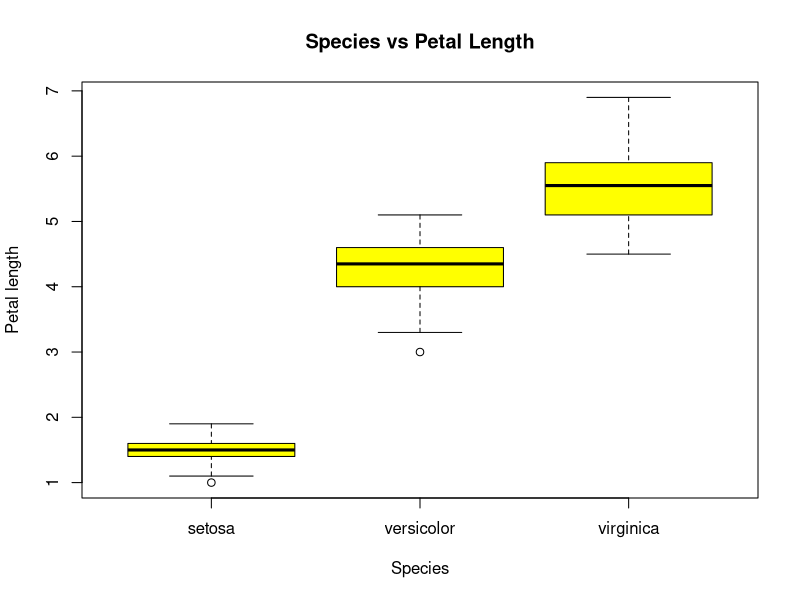
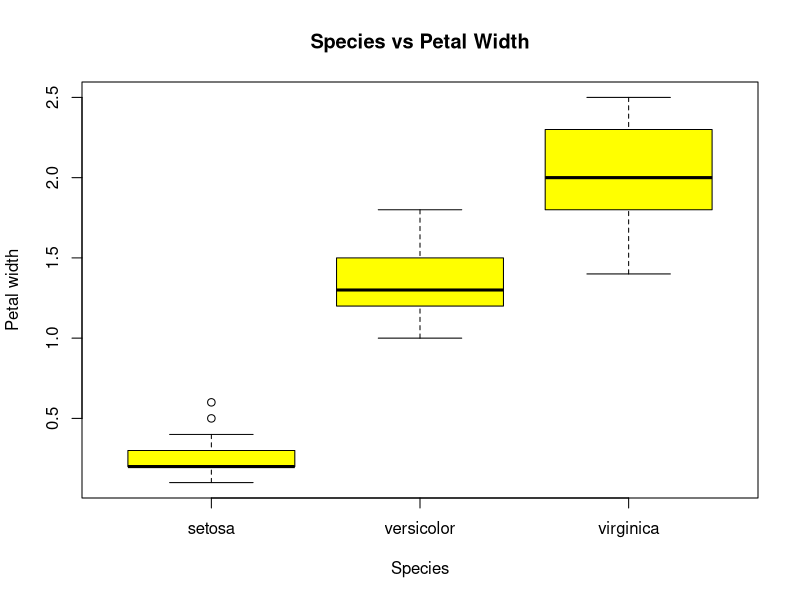
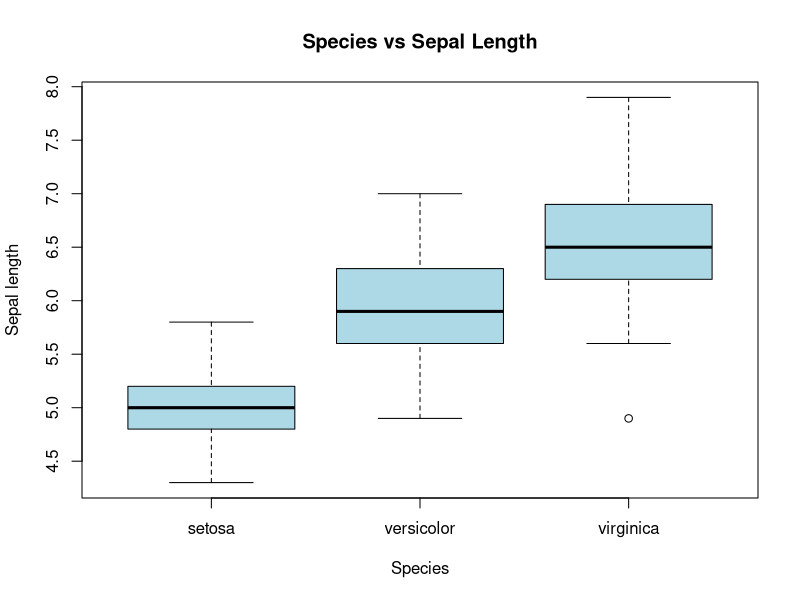
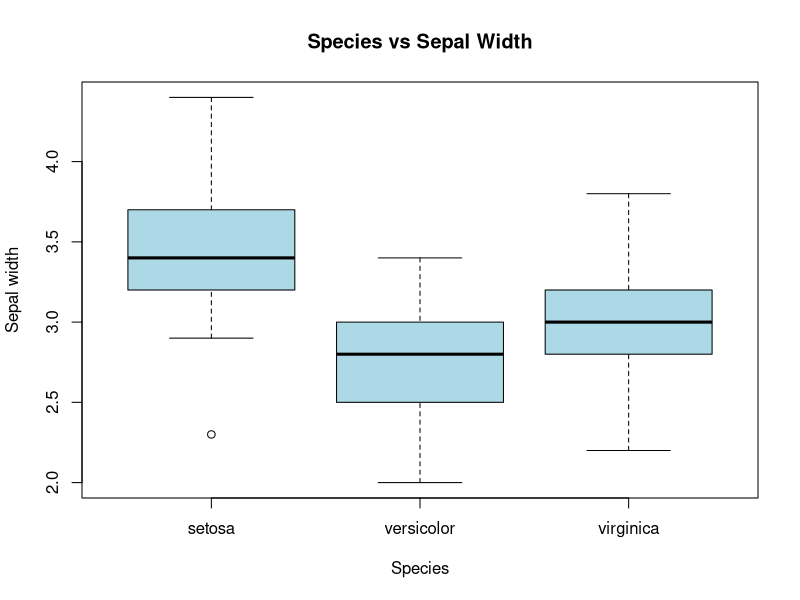
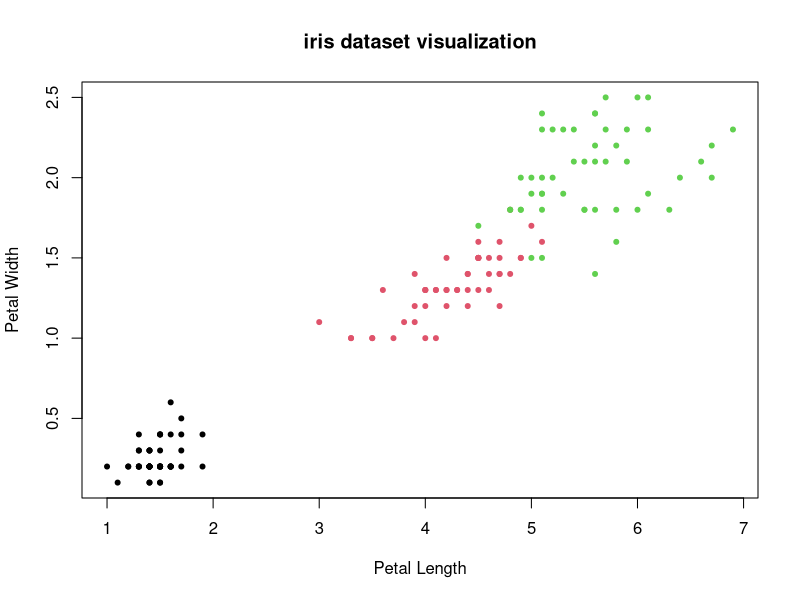

Reproduce these figures in R, in order. (Note: this script raises an error after producing the figures.)
data("iris")
# print(head(iris))

# (a) Visualise the data
plot(x = iris$Species, y = iris$Petal.Length, main = "Species vs Petal Length", col = "yellow", xlab = "Species", ylab = "Petal length")
plot(x = iris$Species, y = iris$Petal.Width, main = "Species vs Petal Width", col = "yellow", xlab = "Species", ylab = "Petal width")

plot(x = iris$Species, y = iris$Sepal.Length, main = "Species vs Sepal Length", col = "lightblue", xlab = "Species", ylab = "Sepal length")
plot(x = iris$Species, y = iris$Sepal.Width, main = "Species vs Sepal Width", col = "lightblue", xlab = "Species", ylab = "Sepal width")

plot(iris$Petal.Length, iris$Petal.Width, col=iris$Species, main="iris dataset visualization", pch = 20, xlab = "Petal Length", ylab = "Petal Width")

# (b) Perform K-Means Clustering selecting the best value of k and taking Euclidean distance
# as similarity measure. Check your algorithm with the following three conditions
# , visualize the clusters and note the difference
# i. Maximum number of iterations
# ii. Cluster centroid remains unchanged
# iii. Highest quality of cluster is reached.

KmeansFunc <- function(data, K, distFunc, iterations) {
  set.seed(123)
  centroids <- data[sample(nrow(data),3),]
  # print(centroids)
  
  max_iterations <- iterations
  centroid_updation <- TRUE
  clusters<-vector("list", nrow(data))
  
  while (max_iterations>0 && centroid_updation){
    for (row in 1:nrow(data)){
      x <- data[row,]
      min_distance <- Inf
      for(centroid in 1:K){
        selected_centroid <- centroids[centroid,]
        distance<-dist(rbind(x,selected_centroid), distFunc)
        
        if(distance < min_distance){
          clusters[row] <- centroid
          min_distance <- distance
        }
      }
    }
    
    old_centroids <- centroids
    
    # Centroid Updation
    for(row_centroid in 1:K){
      for(col_centroid in 1:ncol(data)){
        sum <- 0.0
        count <- 0.0
        average <- NULL
        for(row in 1:nrow(data)){
          if(row_centroid == clusters[row]){
            sum <- sum + data[row, col_centroid]
            count <- count+1
            if(count > 0){
              average <- sum/count
            }
          }
        }
        centroids[row_centroid, col_centroid] <- average
      }
    }
    
    centroid_updation <- !(all(old_centroids==centroids))
    max_iterations <- max_iterations-1
  }
  
  new_data <- iris
  new_data$Cluster <- as.factor(as.numeric(clusters))
  
  plot(new_data$Petal.Length,
       new_data$Petal.Width,
       col = new_data$Cluster,
       main = paste("K-means | k = ",K, "| Distance Fn = ", distFunc),
       sub = paste("No. of iterations = ", iterations),
       pch = 20,
       xlab = "Petal Length",
       ylab = "Petal Width")
}



iris$Species <- NULL


# Run K means algorithm
K<-3
KmeansFunc(data, K, "euclidean", 10)
KmeansFunc(data, K, "euclidean", 200)

# (c) Repeat the Q.2 taking Manhattan distance as similarity measure and note the difference
# between the clusters as compared to that found in Q. 2.
KmeansFunc(data, K, "manhattan", 10)
KmeansFunc(data, K, "manhattan", 200)